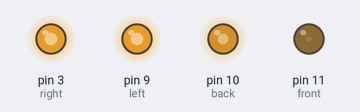
Bench run of a sketch on a simulated Arduino Uno, built with avr-gcc and run on an emulated ATmega328P. On the bench: output pins drawn as LEDs (lit = HIGH).

Above: at 0.1 s.
Timing chart, 0 to 1.6 s (numbered marks = the images above):
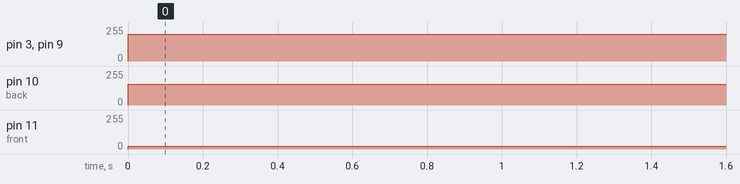

Measured:
- by itself, pin 3 (right), pin 9 (left): 0/255 → 200/255 at 0.00 s
- by itself, pin 10 (back): 0/255 → 155/255 at 0.00 s
- by itself, pin 11 (front): 0/255 → 20/255 at 0.00 s

The sketch:

StripControl.ino
```cpp
/*
  StripControl
  Turns four LED strips to the selected value (255=100%). Values will vary depending on ambient light!
  2018-7-20 by Lukas Frese
*/
int front = 11;
int back = 10;
int left = 9;
int right = 3; //6 in earlier versions, but that complicates PWM frequency changes

void setup() {
  //change PWM frequency to avoid visible flickering (https://we-mod-it.com/board258-diy-do-it-yourself/board263-diy-how-to/board231-raspberry-arduino/2458-arduino-tutorial-3-l%C3%BCfter-per-pwm-steuern/)
  TCCR1B = TCCR1B & 0b11111000 | 0x01; //increased frequency to 31300 Hz for timer1 (pins 9,10)
  TCCR2B = TCCR2B & 0b11111000 | 0x01; //increased frequency to 31300 Hz for timer2 (pins 3,11)
   // initialize pin <front> as an output.
  pinMode(front, OUTPUT);
  // initialize pin <back> as an output.
  pinMode(back, OUTPUT);
  // initialize pin <left> as an output.
  pinMode(left, OUTPUT);
  // initialize pin <right> as an output.
  pinMode(right, OUTPUT);
}

void loop() {
  // +++ 8 L +++
  //all(155);
  //leftOn(125);
  //rightOn(125);
  //sides(155); //(covered in front) 255: too high -- 55: too low -- 125 still too low(?) -- 200: can disappear near top

  //sides(170); //(uncovered)
  //frontOn(20); //should be much lower than back, maybe off completely
  //backOn(155);

  // +++ 5 L +++
  sides(200); //170 a bit low? -- 50 too low, 250 too much
  frontOn(20); //should be much lower than back, maybe off completely
  backOn(155);
}

//all four strips at the same value - probably not usable
void all(int brightness){
  analogWrite(front, brightness);   // controls the front LED strip
  analogWrite(back, brightness);   // controls the back LED strip
  analogWrite(left, brightness);   // controls the left LED strip
  analogWrite(right, brightness);   // controls the right LED strip
}

void sides(int brightness){
  analogWrite(left, brightness);   // controls the left LED strip
  analogWrite(right, brightness);   // controls the right LED strip
}

void leftOn(int brightness){
  analogWrite(left, brightness);   // controls the left LED strip
}

void rightOn(int brightness){
  analogWrite(right, brightness);   // controls the right LED strip
}

void frontOn(int brightness){
  analogWrite(front, brightness);   // controls the front LED strip
}

void backOn(int brightness){
  analogWrite(back, brightness);   // controls the back LED strip
}
```
